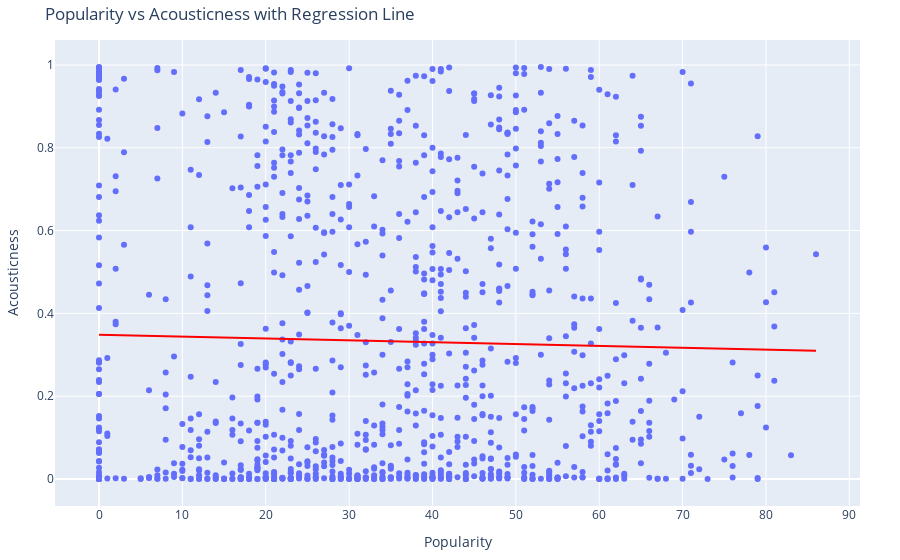

Notebook cell for this chart:
### Code cell
fig = plot_scatter(
    df_sample,
    x_col="popularity",
    y_col="acousticness",
    title="Popularity vs Acousticness with Regression Line",
    xlabel="Popularity",
    ylabel="Acousticness",
    trend=True
)
fig.write_image(f"{PROJECT_ROOT}/figures/popularity_vs_acousticness.png")
fig.show()

### Figure 1 — Plotly figure (JSON) as saved in the notebook; plotly's stock layout.template omitted (floating-point values rounded to 4 significant figures; data arrays with more than 128 entries replaced by an {"elided": "..."} marker saying what was removed)
{"data": [{"hovertemplate": "Popularity=%{x}<br>Acousticness=%{y}<extra></extra>", "legendgroup": "", "marker": {"color": "#636efa", "symbol": "circle"}, "mode": "markers", "name": "", "orientation": "v", "showlegend": false, "type": "scatter", "x": {"elided": "1000 int values"}, "xaxis": "x", "y": {"elided": "1000 float values"}, "yaxis": "y"}, {"hovertemplate": "<b>OLS trendline</b><br>acousticness = -0.000447603 * popularity + 0.348246<br>R<sup>2</sup>=0.000648<br><br>Popularity=%{x}<br>Acousticness=%{y} <b>(trend)</b><extra></extra>", "legendgroup": "", "line": {"color": "red"}, "marker": {"color": "#636efa", "symbol": "circle"}, "mode": "lines", "name": "", "showlegend": false, "type": "scatter", "x": {"elided": "1000 int values"}, "xaxis": "x", "y": {"elided": "1000 float values"}, "yaxis": "y"}], "layout": {"legend": {"tracegroupgap": 0}, "margin": {"b": 40, "l": 40, "r": 40, "t": 40}, "title": {"text": "Popularity vs Acousticness with Regression Line"}, "xaxis": {"anchor": "y", "domain": [0, 1], "title": {"text": "Popularity"}}, "yaxis": {"anchor": "x", "domain": [0, 1], "title": {"text": "Acousticness"}}}}
